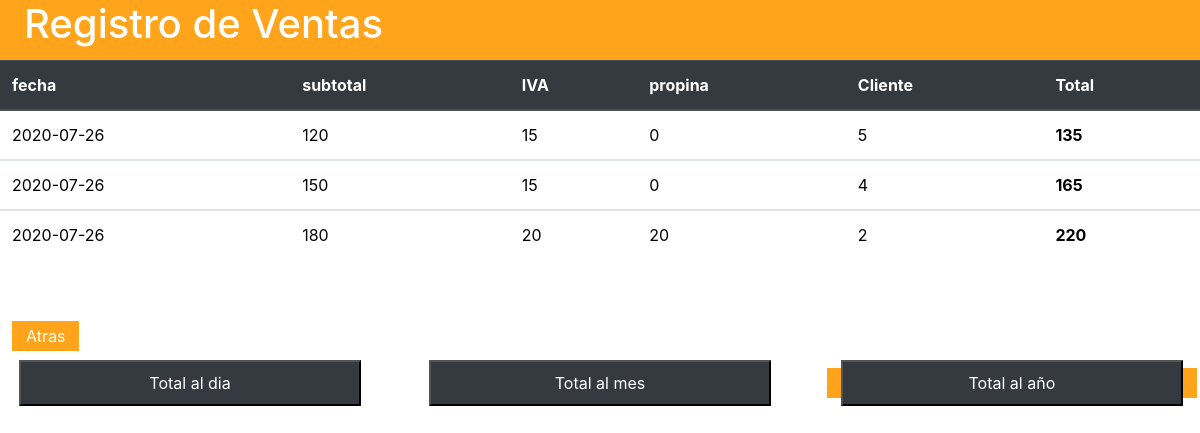
The page /Martino2/RegistroVentas.php on the database its author committed.
### tables this page shows
CREATE TABLE `pago` (
  `id` int(11) NOT NULL,
  `fecha` date NOT NULL,
  `hora` time NOT NULL,
  `subtotal` int(11) NOT NULL,
  `total` int(11) NOT NULL,
  `IVA` int(11) NOT NULL,
  `propina` int(11) NOT NULL,
  `id_pedido` int(11) NOT NULL,
  `id_cliente` int(11) NOT NULL,
  `id_gerente` int(11) DEFAULT NULL,
  `id_auxiliar` int(11) DEFAULT NULL
);

### Martino2/RegistroVentas.php (the view, shortened to what this page needs)
<?php
$objeto = new Conexion();
$conexion = $objeto->Conectar();
$consulta = "SELECT * FROM pago WHERE id>0" ;
$resultado = $conexion->prepare($consulta);
$resultado->execute();
$usuarios = $resultado->fetchAll(PDO::FETCH_ASSOC);
?>
<!DOCTYPE html>
<html lang="es">
<head>
    <link rel="stylesheet" href="CSS/bootstrap.min.css">
    <link rel="stylesheet" href="CSS/Principal.css">
    <link rel="stylesheet" href="CSS/RegistroVentas.css">
</head>
<body>
    <div class="row">
        <div class="col-md-12">
            <h1 id="Mio">Registro de Ventas</h1>
        </div>
    </div>
    <div class="row">
        <div class="col-md-12">
            <table class="table">
                <thead class="thead-dark">
                    <tr>
                        <th scope="col">fecha</th>
                        <th scope="col">subtotal</th>
                        <th scope="col">IVA</th>
                        <th scope="col">propina</th>
                        <th scope="col">Cliente</th>
                        <th scope="col">Total</th>
                    </tr>
                </thead>
                <?php
                         foreach ($usuarios as $usuario) {
                                ?>
                <tbody>
                    <tr>
                        <td><?php echo "".$usuario['fecha'];?></td>
                        <td><?php echo "".$usuario['subtotal'];?></td>
                        <td><?php echo "".$usuario['IVA'];?></td>
                        <td><?php echo "".$usuario['propina'];?></td>
                        <td><?php echo "".$usuario['id_cliente'];?></td>
                        <th scope="row" id="Black"><?php echo "".$usuario['propina']+$usuario['IVA']+$usuario['subtotal'];?></th>
                    </tr>
                </tbody>
                <?php
                        }
                        ?>
            </table>
        </div>
    </div>
    <div class="row">
        <div class="col-md-12" id="alinear">
            <a href="Control.html">Atras</a>
        </div>
    </div>
    <div class="row">
        <div class="col-md-4">
            <button>Total al dia</button>
        </div>
        <div class="col-md-4">
            <button>Total al mes</button>
        </div>
        <div class="col-md-4">
           <a href="alaño.php"> <button>Total al año</button></a>
        </div>
    </div>
</body>
</html>

### Martino2/css/Principal.css (style rules this page uses)
body { margin: 0; overflow: hidden; }
h1 { color: white; background-color: #ffa41b; margin: 0; }

### Martino2/css/RegistroVentas.css (style rules this page uses)
body { background-color: #ffffff; overflow: scroll; }
#Mio { padding-left:2%; padding-bottom: 1%; }
th { color: white !important; }
td { color: black !important; }
#Black { color: black !important; }
#alinear { text-align: left; margin-top: 4%; }
a { background-color: #ffa41b; color: white; padding: 5px 14px; text-decoration: none !important; margin-left: 1%; }
.col-md-4 { text-align: center; }
button { width: 90%; margin: auto; margin-top: 3%; padding: 9px 0px; background-color: #343a40; color: white; transition: all .5s ease; outline: none !important; }

### rows shown on the page
pago: fecha "2020-07-26", subtotal "120", IVA "15", propina "0", id_cliente "5", $usuario['propina']+$usuario['IVA']+$usuario['subtotal'] "135"
pago: fecha "2020-07-26", subtotal "150", IVA "15", propina "0", id_cliente "4", $usuario['propina']+$usuario['IVA']+$usuario['subtotal'] "165"
pago: fecha "2020-07-26", subtotal "180", IVA "20", propina "20", id_cliente "2", $usuario['propina']+$usuario['IVA']+$usuario['subtotal'] "220"
